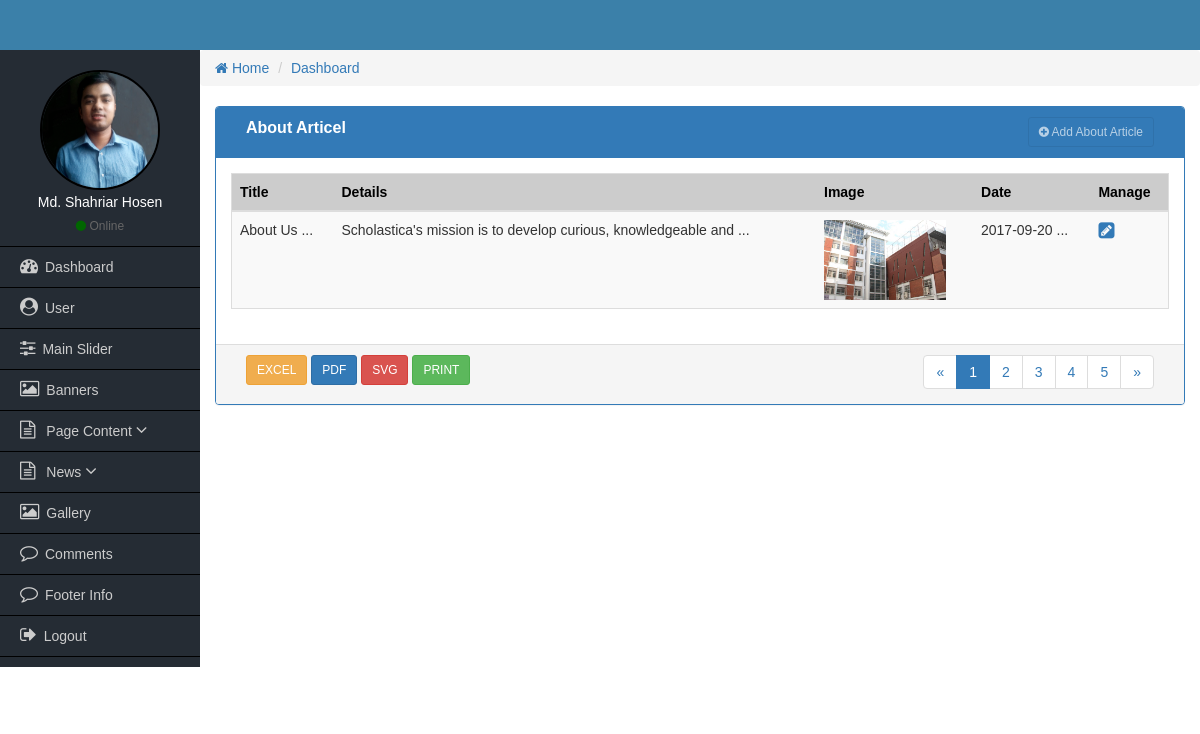
/admin/about-content.php (signed in), run on an earlier commit of the app's database.
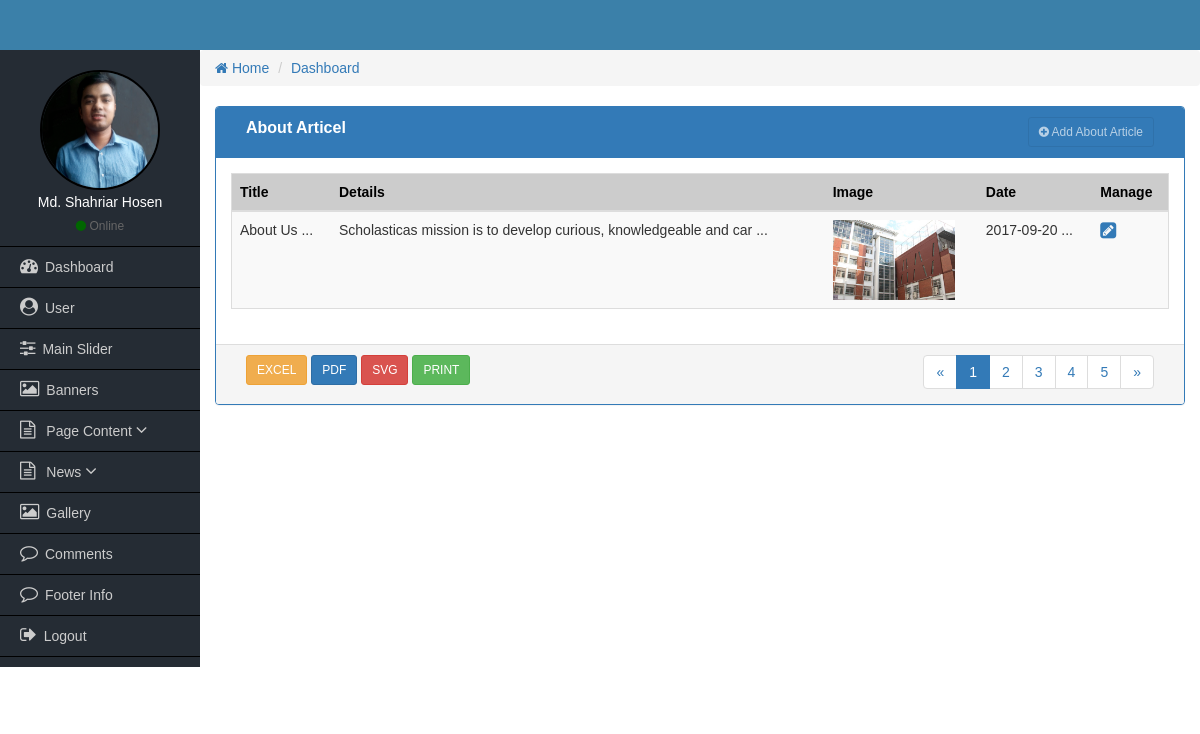
And on a later commit of the database.
### tables this page shows
CREATE TABLE `posts` (
  `post_id` int(11) NOT NULL,
  `post_title` varchar(100) NOT NULL,
  `post_subtitle` varchar(100) NOT NULL,
  `post_details` longtext NOT NULL,
  `post_btn_txt` varchar(20) NOT NULL,
  `post_btn_url` varchar(100) NOT NULL,
  `post_date` datetime NOT NULL,
  `post_image` varchar(255) NOT NULL,
  `post_cat_id` int(11) NOT NULL
);

### admin/about-content.php (the view, shortened to what this page needs)
<?php
	require_once('functions/admin-functions.php');
  if($_SESSION['role'] <=2){
?>
<div class="col-md-12">
    <div class="panel panel-primary">
        <div class="panel-heading">
            <div class="col-md-9 heading_title">
                  About Articel
             </div>
             <div class="col-md-3 text-right">
                <a href="add-user.php" class="btn btn-sm btn btn-primary" disabled><i class="fa fa-plus-circle"></i> Add About Article</a>
            </div>
            <div class="clearfix"></div>
        </div>
      <div class="panel-body">
          <table class="table table-responsive table-striped table-hover table_cus">
              <thead class="table_head">
                <tr>
                    <th>Title</th>
                    <th>Details</th>
                    <th class="hidden-xs">Image</th>
                    <th class="hidden-xs">Date</th>
                    <th>Manage</th>
                </tr>
              </thead>
              <tbody>
                <?php
                  $query = "SELECT * FROM posts WHERE post_cat_id='5' ";
                  $sqlQuery = mysqli_query($dbconnect, $query);
                  $row = mysqli_fetch_array($sqlQuery); ?>
                  <tr>
                      <td><?= substr($row['post_title'],0, 15); ?> ...</td>
                      <td><?= substr($row['post_details'],0, 65); ?> ...</td>
                      <td class="hidden-xs">
                        <?php
                          if($row['post_image'] == '') : ?>
                            <img src="uploads/noimagefound.jpg" height="80" alt="">
                          <?php else: ?>
                            <img src="uploads/<?= $row['post_image']; ?>" height="80" alt="">
                          <?php endif; ?>
                      </td>
                      <td><?= substr($row['post_date'],0,10); ?> ...</td>
                      <td>
                          <a href="edit-about.php?about_id=<?= $row['post_id']; ?>"><i class="fa fa-pencil-square fa-lg"></i></a>
                      </td>
                  </tr>
              </tbody>
          </table>
      </div>
      <div class="panel-footer">
        <div class="col-md-4">
            <a href="#" class="btn btn-sm btn-warning">EXCEL</a>
            <a href="#" class="btn btn-sm btn-primary">PDF</a>
            <a href="#" class="btn btn-sm btn-danger">SVG</a>
            <a href="#" class="btn btn-sm btn-success">PRINT</a>
        </div>
        <div class="col-md-4">
        </div>
        <div class="col-md-4 text-right">
            <nav aria-label="Page navigation">
              <ul class="pagination pagina_cus">
                <li>
                  <a href="#" aria-label="Previous">
                    <span aria-hidden="true">&laquo;</span>
                  </a>
                </li>
                <li class="active"><a href="#">1</a></li>
                <li><a href="#">2</a></li>
                <li><a href="#">3</a></li>
                <li><a href="#">4</a></li>
                <li><a href="#">5</a></li>
                <li>
                  <a href="#" aria-label="Next">
                    <span aria-hidden="true">&raquo;</span>
                  </a>
                </li>
              </ul>
            </nav>
        </div>
        <div class="clearfix"></div>
      </div>
    </div>
</div>
<?php
  }else{
    echo "Access Denied!";
  }
?>

What changed in the data, as far as the page shows it:
changed posts "About Us": post_details "Scholastica's mission is to develop curious, knowledgeable and" → "Scholasticas mission is to develop curious, knowledgeable and car"
